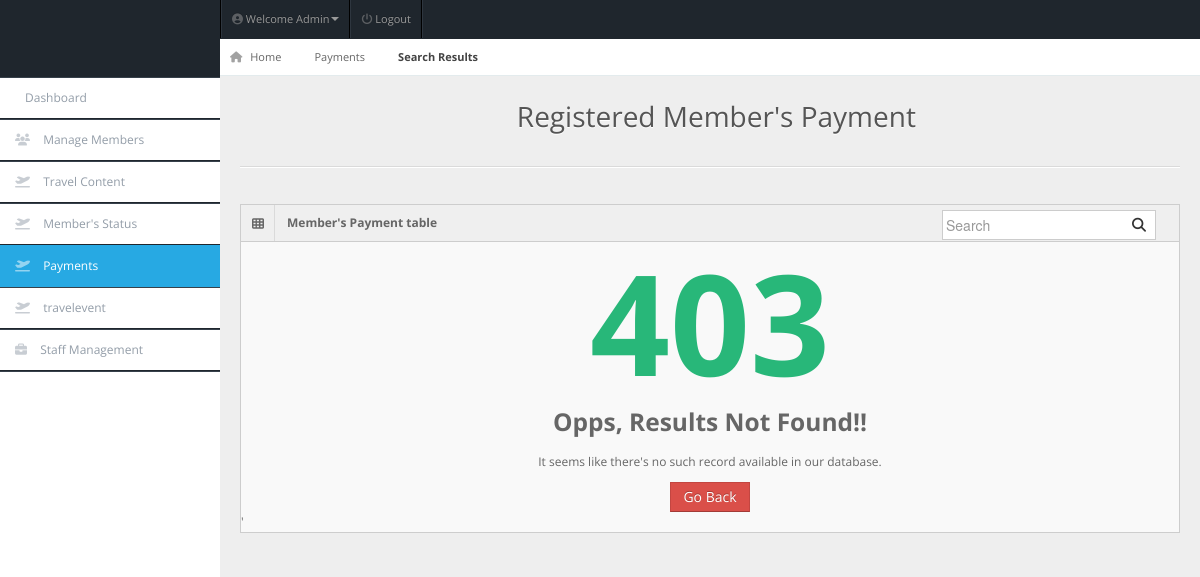
Page /admin/search-result.php (signed in) on the earlier database version.
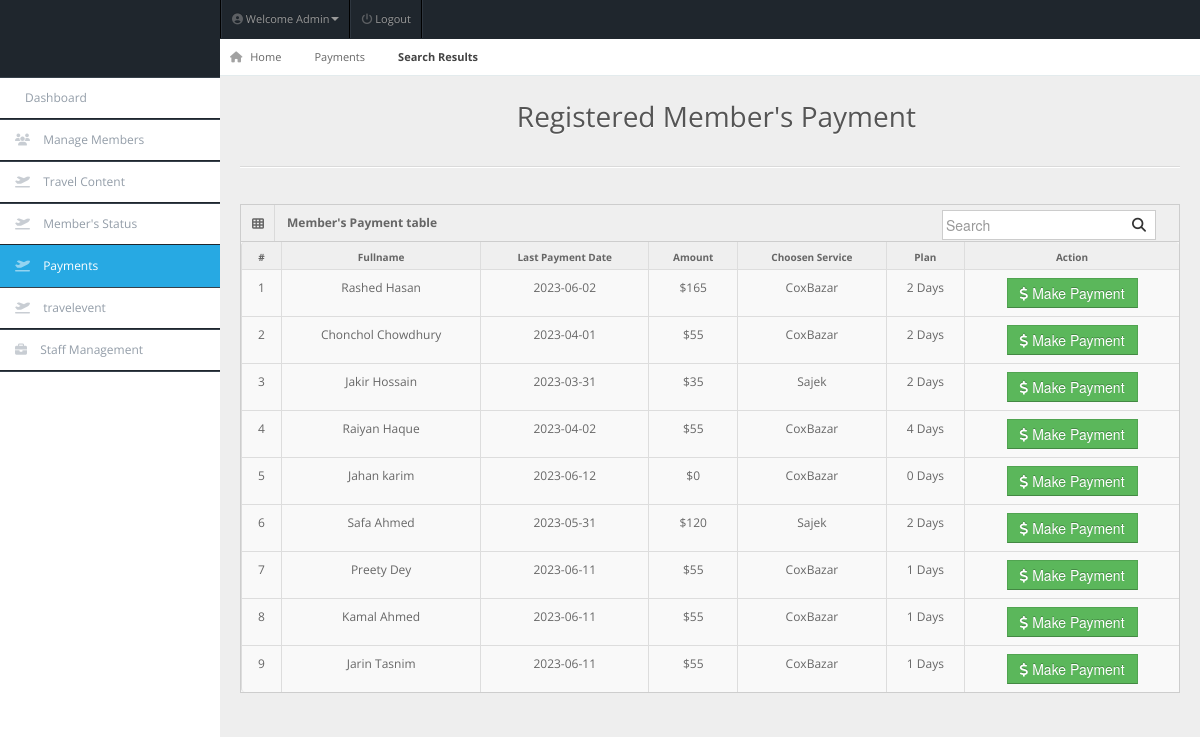
Same page on the later database version.
### tables this page shows
CREATE TABLE `members` (
  `user_id` int(11) NOT NULL,
  `fullname` varchar(20) NOT NULL,
  `username` varchar(20) NOT NULL,
  `password` varchar(100) NOT NULL,
  `gender` varchar(20) NOT NULL,
  `dor` date NOT NULL,
  `services` varchar(50) NOT NULL,
  `amount` int(100) NOT NULL,
  `paid_date` date NOT NULL,
  `p_year` int(11) NOT NULL,
  `plan` varchar(100) NOT NULL,
  `address` varchar(20) NOT NULL,
  `contact` varchar(10) NOT NULL,
  `status` varchar(20) NOT NULL DEFAULT 'Active',
  `reminder` int(11) NOT NULL DEFAULT '0'
);

### admin/search-result.php (the view, shortened to what this page needs)
<!DOCTYPE html>
<html lang="en">
<head>
<link rel="stylesheet" href="../css/bootstrap.min.css" />
<link rel="stylesheet" href="../css/bootstrap-responsive.min.css" />
<link rel="stylesheet" href="../css/matrix-style.css" />
<link rel="stylesheet" href="../css/matrix-media.css" />
<link href="../font-awesome/css/fontawesome.css" rel="stylesheet" />
<link href="../font-awesome/css/all.css" rel="stylesheet" />
</head>
<body>
<div id="header">
  <h1><a href="">Nayeem Travelling Co Admin</a></h1>
</div>
<?php include 'includes/topheader.php'?>
<?php $page='payment'; include 'includes/sidebar.php'?>
<div id="content">
  <div id="content-header">
    <div id="breadcrumb"> <a href="index.php" title="Go to Home" class="tip-bottom"><i class="fas fa-home"></i> Home</a> <a href="payment.php">Payments</a> <a href="#" class="current">Search Results</a> </div>
    <h1 class="text-center">Registered Member's Payment <i class="fas fa-group"></i></h1>
  </div>
  <div class="container-fluid">
    <hr>
    <div class="row-fluid">
      <div class="span12">
      <div class='widget-box'>
          <div class='widget-title'> <span class='icon'> <i class='fas fa-th'></i> </span>
            <h5>Member's Payment table</h5>
            <form id="custom-search-form" role="search" method="POST" action="search-result.php" class="form-search form-horizontal pull-right">
                <div class="input-append span12">
                    <input type="text" class="search-query" placeholder="Search" name="search" required>
                    <button type="submit" class="btn"><i class="fas fa-search"></i></button>
                </div>
            </form>
          </div>
          <div class='widget-content nopadding'>
	  <?php
      include "setconntotraveldb.php";
      $search=$_POST['search'];
      $qry="select * from members where fullname like '%$search%' or username like '%$search%'";
      $cnt = 1;
        $result=mysqli_query($con,$qry);
        if (mysqli_num_rows($result)==0){
            echo"<div class='error_ex'>
            <h1>403</h1>
            <h3>Opps, Results Not Found!!</h3>
            <p>It seems like there's no such record available in our database.</p>
            <a class='btn btn-danger btn-big'  href='payment.php'>Go Back</a> </div>'";
        }else{
        echo"<table class='table table-bordered table-hover'>
        <thead>
          <tr>
            <th>#</th>
            <th>Fullname</th>
            <th>Last Payment Date</th>
            <th>Amount</th>
            <th>Choosen Service</th>
            <th>Plan</th>
            <th>Action</th>
          </tr>
        </thead>";
            while($row=mysqli_fetch_array($result)){
            echo"<tbody>
                <td><div class='text-center'>".$cnt."</div></td>
                <td><div class='text-center'>".$row['fullname']."</div></td>
                <td><div class='text-center'>".$row['paid_date']."</div></td>
                <td><div class='text-center'>$".$row['amount']."</div></td>
                <td><div class='text-center'>".$row['services']."</div></td>
                <td><div class='text-center'>".$row['plan']." Days</div></td>
                <td><div class='text-center'><a href='user-payment.php?id=".$row['user_id']."'><button class='btn btn-success btn'><i class='fas fa-dollar-sign'></i> Make Payment</button></a></div></td>
              </tbody>";
              $cnt++;   }
       }
            ?>
            </table>
          </div>
        </div>
      </div>
    </div>
  </div>
</div>
</body>
</html>

Differences in the rows shown:
added members: fullname "Rashed Hasan", paid_date "2023-06-02", amount "165", services "CoxBazar", plan "2"
added members: fullname "Chonchol Chowdhury", paid_date "2023-04-01", amount "55", services "CoxBazar", plan "2"
added members: fullname "Jakir Hossain", paid_date "2023-03-31", amount "35", services "Sajek", plan "2"
added members: fullname "Raiyan Haque", paid_date "2023-04-02", amount "55", services "CoxBazar", plan "4"
added members: fullname "Jahan karim", paid_date "2023-06-12", amount "0", services "CoxBazar", plan "0"
added members: fullname "Safa Ahmed", paid_date "2023-05-31", amount "120", services "Sajek", plan "2"
added members: fullname "Preety Dey", paid_date "2023-06-11", amount "55", services "CoxBazar", plan "1"
added members: fullname "Kamal Ahmed", paid_date "2023-06-11", amount "55", services "CoxBazar", plan "1"
added members: fullname "Jarin Tasnim", paid_date "2023-06-11", amount "55", services "CoxBazar", plan "1"
Other differences:
text no longer shown: "403 Opps, Results Not Found!! It seems like there's no such record available in our database. Go Back '"
text now shown: "# Fullname Last Payment Date Amount Choosen Service Plan Action"
